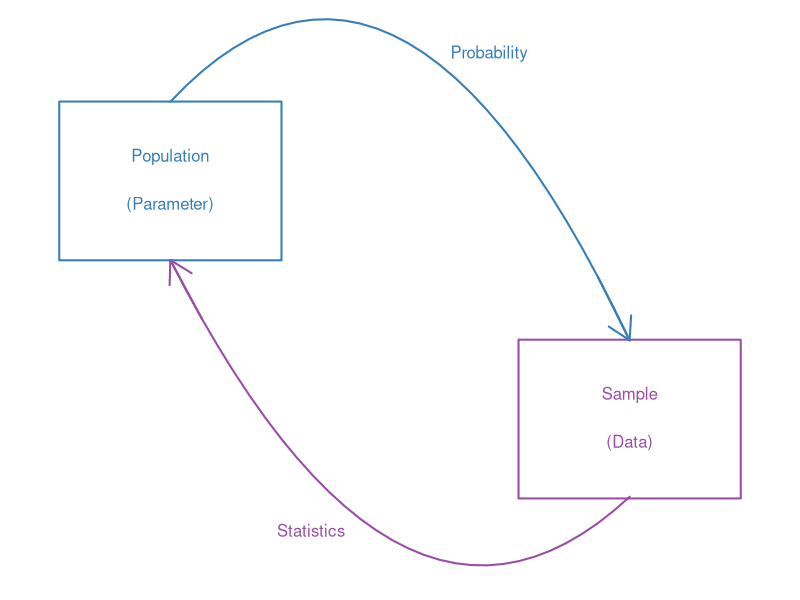

The R script that drew this image:
## ---- chunk 1
#| echo: false


library(knitr)
library(formatR)
library(tidyverse)
opts_chunk$set(out.width = '100%', options(width=60))

opts_knit$set(global.par = TRUE)
opts_chunk$set(echo=FALSE, warning = FALSE, message = FALSE, comment = '', class.output='sh',
               fig.width=8, fig.height=5, fig.align = "center")

my_red <- "#E41A1C"
my_blue <- "#377EB8"
my_green <- "#4DAF4A"
my_purple <- "#984EA3"
my_orange <- "#FF7F00"
my_yellow <- "#FFFF33"
my_red2 <- "#FBB4AE" 
my_blue2 <- "#B3CDE3" 
my_green2 <- "#CCEBC5" 
my_purple2 <- "#DECBE4"
my_orange2 <- "#FED9A6"
my_yellow2 <- "#FFFFCC"

## ---- chunk 2
#| fig.width: 6
#| fig.height: 2
#| out.width: "100%"

# Zero out standard plot margins
par(mar = c(0, 0, 0, 0))

# Initialize empty canvas
plot(0, 0, col = "white", xlim = c(0, 5), ylim = c(0, 3.5),
     bty = "n", xlab = "", ylab = "", xaxt = "n", yaxt = "n")

# --- Left Box (Population) ---
polygon(x = c(0.2, 1.7, 1.7, 0.2), y = c(2, 2, 3, 3), border = my_blue, lwd = 2)

# --- Right Box (Sample) ---
polygon(x = c(3.3, 4.8, 4.8, 3.3), y = c(.5, .5, 1.5, 1.5), border = my_purple, lwd = 2)

# --- Top Curve (Probability) ---
x_top <- seq(0.95, 4.05, length = 30)
y_top <- -0.478 * x_top^2 + 1.905 * x_top + 1.621
points(x_top, y_top, type = 'l', col = my_blue, lwd = 2)

# Top Arrow (pointing to Sample)
arrows(x0 = x_top[28], x1 = x_top[30], 
       y0 = y_top[28], y1 = y_top[30], 
       col = my_blue, lwd = 2)

# --- Bottom Curve (Statistics) ---
x_bot <- seq(0.95, 4.05, length = 30)
y_bot <- 0.435 * x_bot^2 - 2.656 * x_bot + 4.132
points(x_bot, y_bot, type = 'l', col = my_purple, lwd = 2)

# Bottom Arrow (pointing to Population)
arrows(x0 = x_bot[3], x1 = x_bot[1], 
       y0 = y_bot[3], y1 = y_bot[1], 
       col = my_purple, lwd = 2)

# --- Text Labels ---
text(x = 0.95, y = 2.65, "Population", col = my_blue)
text(x = 0.95, y = 2.35, "(Parameter)", col = my_blue)

text(x = 4.05, y = 1.15, "Sample", col = my_purple)
text(x = 4.05, y = 0.85, "(Data)", col = my_purple)

text(x = 3.1, y = 3.3, "Probability", col = my_blue)
text(x = 1.9, y = 0.3, "Statistics", col = my_purple)
